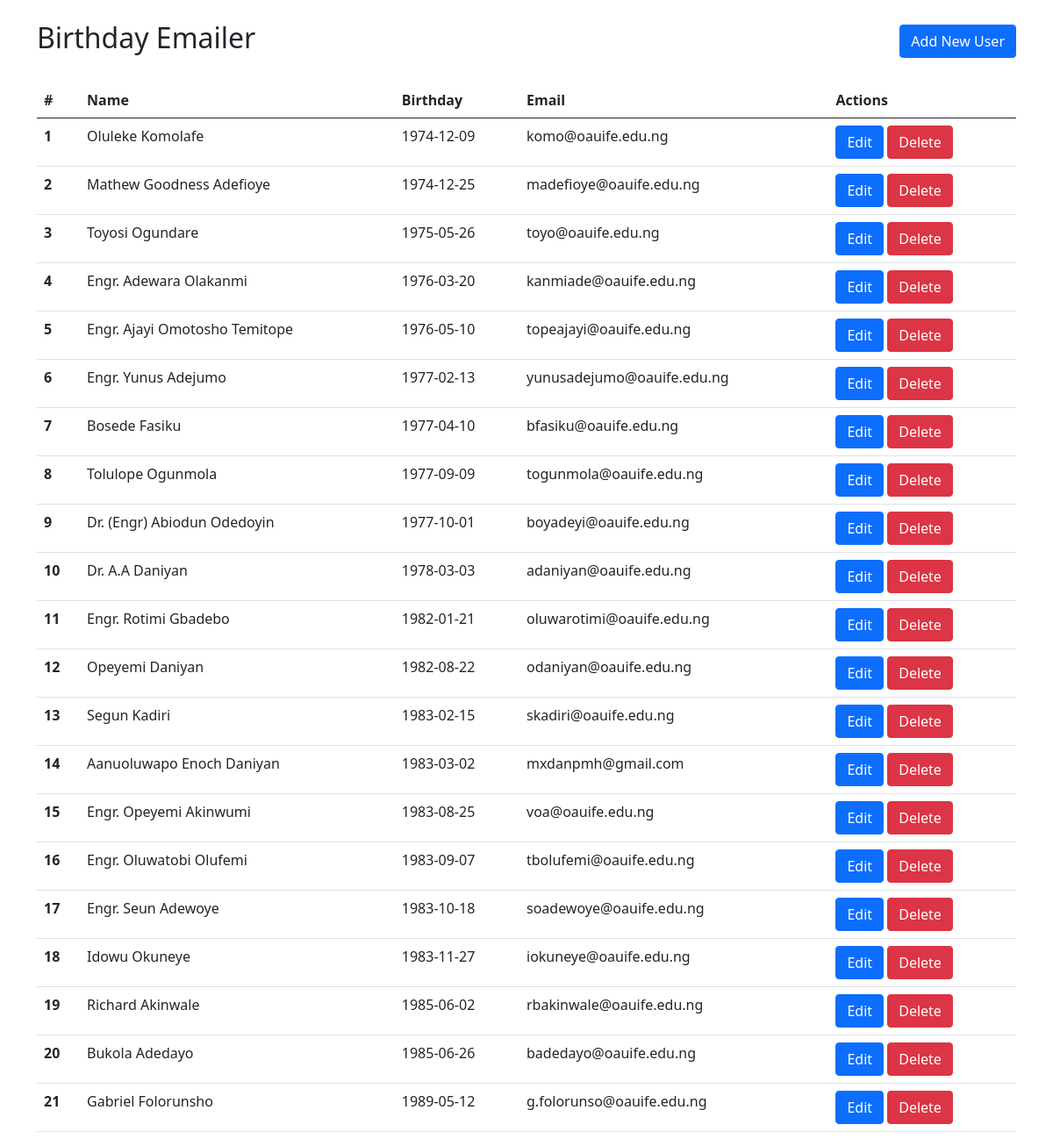
The page / on the database its author committed.
### app/models.py (models this page shows)
class Birthday(SQLModel, table=True):
    id: int | None = Field(default=None, primary_key=True)
    email: str = Field(unique=True)
    name: str = Field(index=True)
    date: datetime.date

### app/router.py (the view)
@router.get("/")
def index(request: Request, session: SessionDep):
    found_birthdays = session.exec(select(Birthday).order_by(Birthday.date)).all()
    return templates.TemplateResponse(
        name="index.html", request=request, context={"data": found_birthdays}
    )

### app/templates/index.html (shortened to what this page needs)
<!doctype html>
<html lang="en">
    <head>
        <link
            href="https://cdn.jsdelivr.net/npm/bootstrap@5.0.2/dist/css/bootstrap.min.css"
            rel="stylesheet"
        />
    </head>
    <body class="container mt-4">
        <div class="d-flex justify-content-between align-items-center mb-4">
            <h1 class="h2">Birthday Emailer</h1>
            <a href="/add" class="btn btn-primary">Add New User</a>
        </div>
        <table class="table">
            <thead>
                <tr>
                    <th scope="col">#</th>
                    <th scope="col">Name</th>
                    <th scope="col">Birthday</th>
                    <th scope="col">Email</th>
                    <th scope="col">Actions</th>
                </tr>
            </thead>
            <tbody>
                {% for row in data %}
                <tr>
                    <th scope="row">{{ loop.index }}</th>
                    <td>{{ row.name }}</td>
                    <td>{{ row.date }}</td>
                    <td>{{ row.email }}</td>
                    <td>
                        <a
                            href="/edit?email={{ row.email }}"
                            class="btn btn-primary"
                            >Edit</a
                        >
                        <a
                            href="/delete?email={{ row.email }}"
                            class="btn btn-danger"
                            >Delete</a
                        >
                    </td>
                </tr>
                {% endfor %}
            </tbody>
        </table>
    </body>
</html>

### rows shown on the page
Birthday: name "Oluleke Komolafe", date "1974-12-09", email "komo@oauife.edu.ng"
Birthday: name "Mathew Goodness Adefioye", date "1974-12-25", email "madefioye@oauife.edu.ng"
Birthday: name "Toyosi Ogundare", date "1975-05-26", email "toyo@oauife.edu.ng"
Birthday: name "Engr. Adewara Olakanmi", date "1976-03-20", email "kanmiade@oauife.edu.ng"
Birthday: name "Engr. Ajayi Omotosho Temitope", date "1976-05-10", email "topeajayi@oauife.edu.ng"
Birthday: name "Engr. Yunus Adejumo", date "1977-02-13", email "yunusadejumo@oauife.edu.ng"
Birthday: name "Bosede Fasiku", date "1977-04-10", email "bfasiku@oauife.edu.ng"
Birthday: name "Tolulope Ogunmola", date "1977-09-09", email "togunmola@oauife.edu.ng"
Birthday: name "Dr. (Engr) Abiodun Odedoyin", date "1977-10-01", email "boyadeyi@oauife.edu.ng"
Birthday: name "Dr. A.A Daniyan", date "1978-03-03", email "adaniyan@oauife.edu.ng"
Birthday: name "Engr. Rotimi Gbadebo", date "1982-01-21", email "oluwarotimi@oauife.edu.ng"
Birthday: name "Opeyemi Daniyan", date "1982-08-22", email "odaniyan@oauife.edu.ng"
Birthday: name "Segun Kadiri", date "1983-02-15", email "skadiri@oauife.edu.ng"
Birthday: name "Aanuoluwapo Enoch Daniyan", date "1983-03-02", email "mxdanpmh@gmail.com"
Birthday: name "Engr. Opeyemi Akinwumi", date "1983-08-25", email "voa@oauife.edu.ng"
Birthday: name "Engr. Oluwatobi Olufemi", date "1983-09-07", email "tbolufemi@oauife.edu.ng"
Birthday: name "Engr. Seun Adewoye", date "1983-10-18", email "soadewoye@oauife.edu.ng"
Birthday: name "Idowu Okuneye", date "1983-11-27", email "iokuneye@oauife.edu.ng"
Birthday: name "Richard Akinwale", date "1985-06-02", email "rbakinwale@oauife.edu.ng"
Birthday: name "Bukola Adedayo", date "1985-06-26", email "badedayo@oauife.edu.ng"
Birthday: name "Gabriel Folorunsho", date "1989-05-12", email "g.folorunso@oauife.edu.ng"
